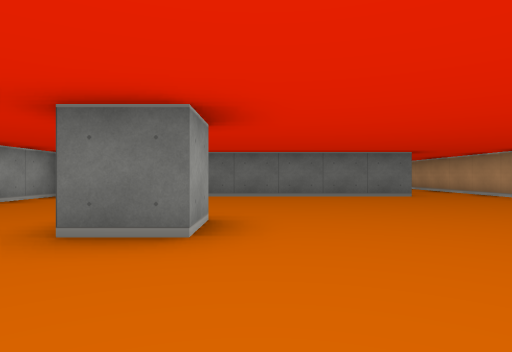
[1] (above)

20 first-person views from a walk through a cub3D maze. The camera is about half as high as the walls, looks level and sees 75° across. The floor is counted in squares. Each view is taken from the middle of a square. On the plan, view 1 faces up. The plan holds only what a view shows up to about 9 squares ahead; the rest is blank.

[2]
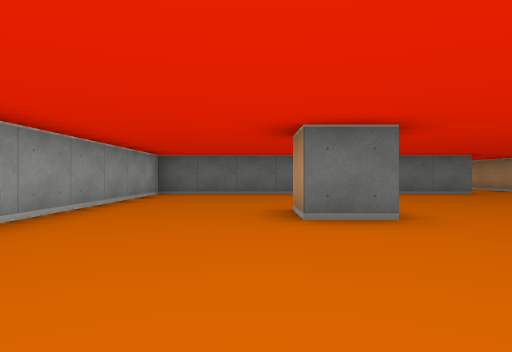

[3]
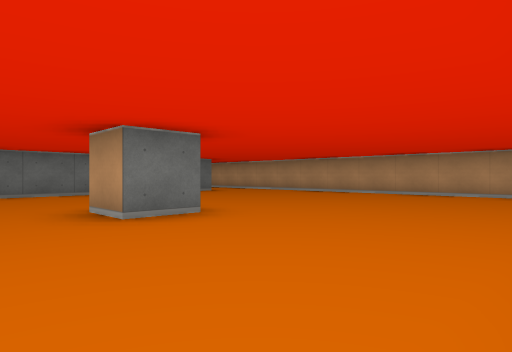

[4]
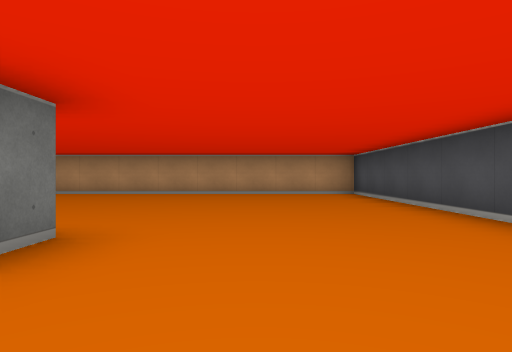

[5]
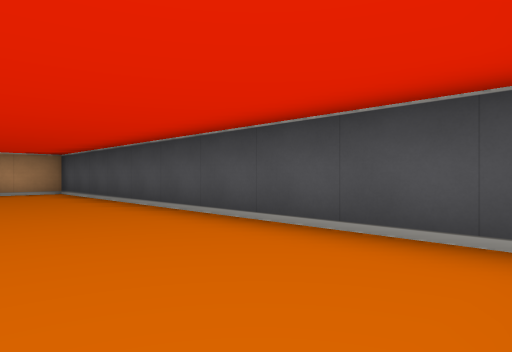

[6]
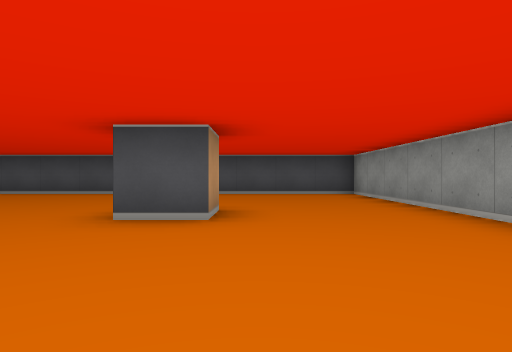

[7]
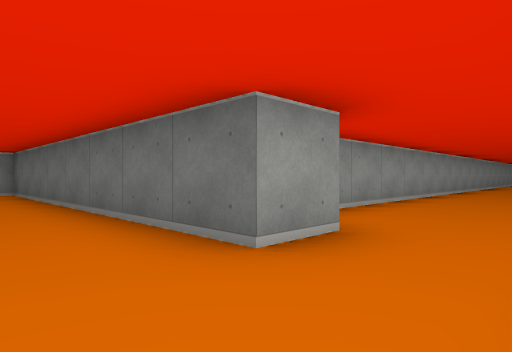

[8]
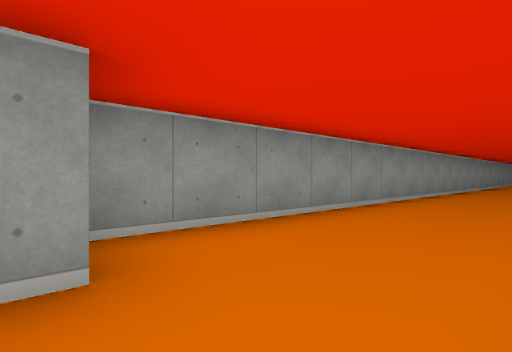

[9]
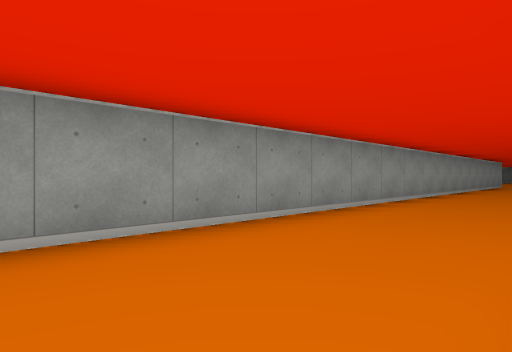

[10]
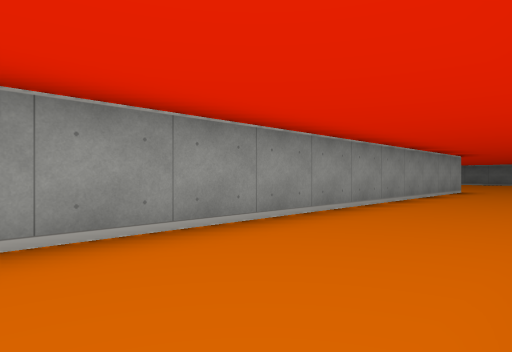

[11]
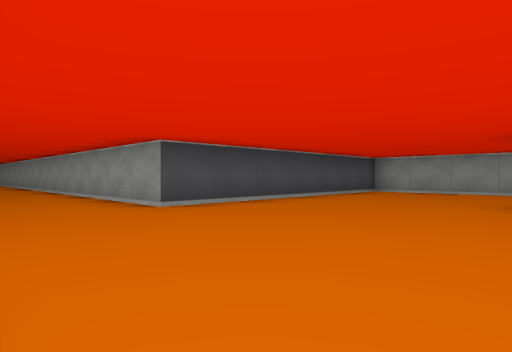

[12]
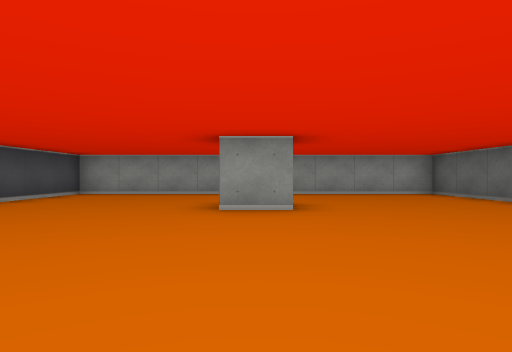

[13]
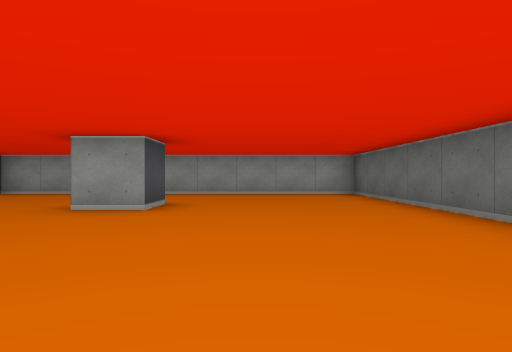

[14]
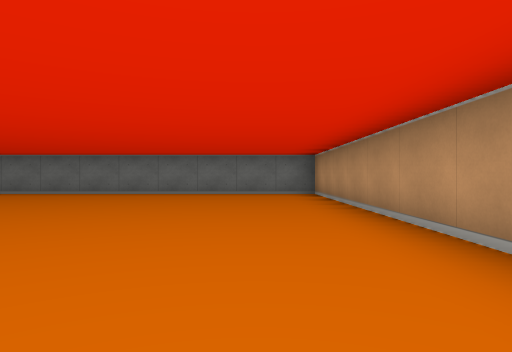

[15]
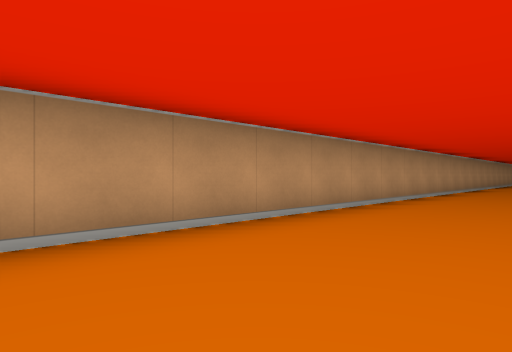

[16]
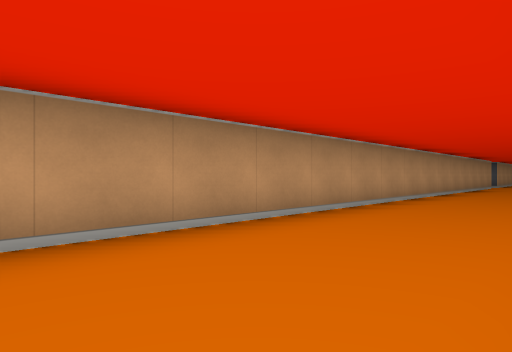

[17]
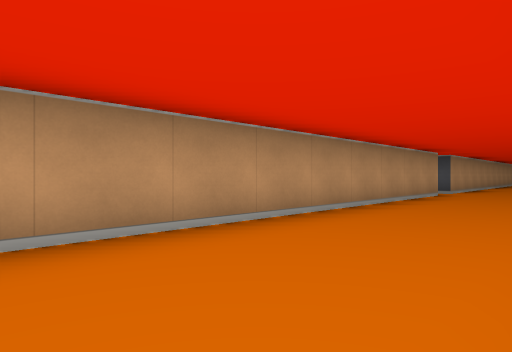

[18]
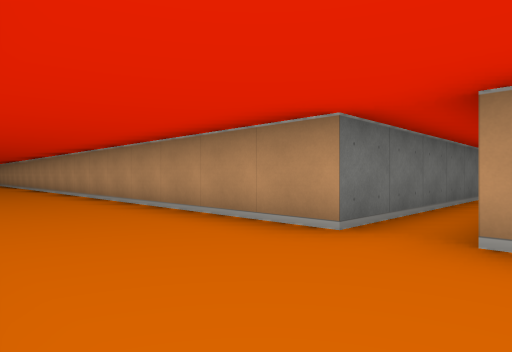

[19]
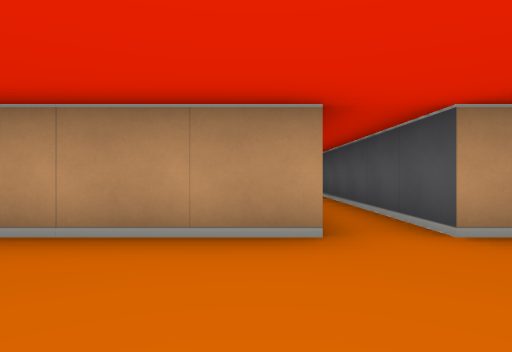

[20]
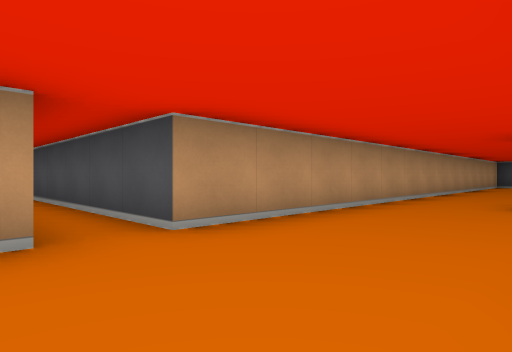

### Floor plan
Points are (right, up) in squares from view 1. A wall is a line through its corners. A room is listed if a view was taken in it or the views show most of it. See-through windows are left out.
Room 1 (views 1, 2, 3, 4, 5, 6, 7, 8)
walls: (-0.5, 2.5) (-1.5, 2.5) (-1.5, 3.5) (-0.5, 3.5) (-0.5, 2.5); (3.5, 8.6) (3.5, 7.5) (-4.5, 7.5) (-4.5, -1.5) (5.5, -1.5) (5.5, 8.5)
ways out: opening at (4.5, 8) to room 2
Room 2 (views 9, 10, 11, 12, 13, 14, 15, 16, 17, 18, 19, 20)
walls: (-1.5, 35.5) (-0.5, 35.5) (-0.5, 34.5); (10.5, 13.5) (5.5, 13.5) (5.5, 39.5) (-4.5, 39.5) (-4.5, 30.5) (2.5, 30.5) (2.5, 8.8); (5.5, 8.5) (5.5, 12.5) (10.5, 12.5)
ways out: opening at (4.5, 8) to room 1; opening at (10, 13)

Positions as (right, up) in squares from view 1, and headings:
1: (0, 0), facing up
2: (-2, -1), facing up
3: (-3, -1), facing up-right
4: (-3, 1), facing right
5: (-4, 1), facing down-right
6: (-2, 7), facing down
7: (5, 6), facing up-left
8: (5, 8), facing up-left
9: (5, 14), facing up-left
10: (5, 20), facing up-left
11: (5, 35), facing down-left
12: (4, 35), facing left
13: (4, 37), facing left
14: (4, 31), facing up
15: (3, 35), facing down-right
16: (3, 28), facing down-right
17: (3, 22), facing down-right
18: (3, 12), facing up-right
19: (3, 14), facing right
20: (3, 14), facing down-right
